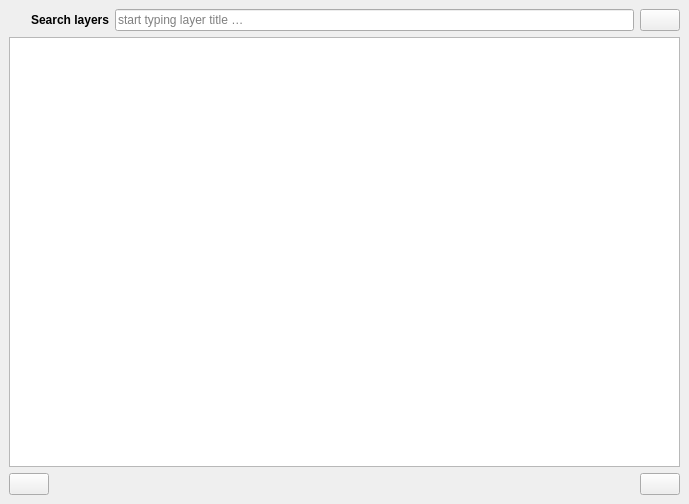
<?xml version="1.0" encoding="UTF-8"?>
<ui version="4.0">
 <class>NafiDockWidgetBase</class>
 <widget class="QDockWidget" name="NafiDockWidgetBase">
  <property name="geometry">
   <rect>
    <x>0</x>
    <y>0</y>
    <width>689</width>
    <height>504</height>
   </rect>
  </property>
  <property name="font">
   <font>
    <weight>75</weight>
    <bold>true</bold>
   </font>
  </property>
  <property name="windowIcon">
   <iconset resource="../resources.qrc">
    <normaloff>:/plugins/nafi/images/icon.png</normaloff>:/plugins/nafi/images/icon.png</iconset>
  </property>
  <property name="toolTip">
   <string>NAFI Fire Maps</string>
  </property>
  <property name="windowTitle">
   <string>NAFI Fire Maps</string>
  </property>
  <widget class="QWidget" name="dockWidgetContents">
   <layout class="QGridLayout" name="gridLayout">
    <item row="0" column="1" colspan="2">
     <widget class="QLineEdit" name="lineEdit">
      <property name="font">
       <font>
        <weight>50</weight>
        <bold>false</bold>
       </font>
      </property>
      <property name="placeholderText">
       <string>start typing layer title …</string>
      </property>
     </widget>
    </item>
    <item row="0" column="0">
     <widget class="QLabel" name="searchLabel">
      <property name="sizePolicy">
       <sizepolicy hsizetype="Fixed" vsizetype="Fixed">
        <horstretch>0</horstretch>
        <verstretch>0</verstretch>
       </sizepolicy>
      </property>
      <property name="minimumSize">
       <size>
        <width>100</width>
        <height>0</height>
       </size>
      </property>
      <property name="maximumSize">
       <size>
        <width>200</width>
        <height>16777215</height>
       </size>
      </property>
      <property name="font">
       <font>
        <weight>75</weight>
        <bold>true</bold>
       </font>
      </property>
      <property name="text">
       <string>&lt;html&gt;&lt;head/&gt;&lt;body&gt;&lt;p&gt;Search layers&lt;/p&gt;&lt;/body&gt;&lt;/html&gt;</string>
      </property>
      <property name="alignment">
       <set>Qt::AlignRight|Qt::AlignTrailing|Qt::AlignVCenter</set>
      </property>
     </widget>
    </item>
    <item row="1" column="0" colspan="4">
     <widget class="QTreeView" name="treeView"/>
    </item>
    <item row="0" column="3">
     <widget class="QPushButton" name="clearSearchButton">
      <property name="sizePolicy">
       <sizepolicy hsizetype="Fixed" vsizetype="Fixed">
        <horstretch>0</horstretch>
        <verstretch>0</verstretch>
       </sizepolicy>
      </property>
      <property name="toolTip">
       <string>Clear Search</string>
      </property>
      <property name="text">
       <string/>
      </property>
      <property name="icon">
       <iconset resource="../resources.qrc">
        <normaloff>:/plugins/nafi/images/backspace.png</normaloff>:/plugins/nafi/images/backspace.png</iconset>
      </property>
     </widget>
    </item>
    <item row="2" column="3">
     <widget class="QPushButton" name="aboutButton">
      <property name="sizePolicy">
       <sizepolicy hsizetype="Fixed" vsizetype="Fixed">
        <horstretch>0</horstretch>
        <verstretch>0</verstretch>
       </sizepolicy>
      </property>
      <property name="toolTip">
       <string>About NAFI …</string>
      </property>
      <property name="text">
       <string/>
      </property>
      <property name="icon">
       <iconset resource="../resources.qrc">
        <normaloff>:/plugins/nafi/images/info.png</normaloff>:/plugins/nafi/images/info.png</iconset>
      </property>
     </widget>
    </item>
    <item row="2" column="0">
     <widget class="QPushButton" name="dataButton">
      <property name="sizePolicy">
       <sizepolicy hsizetype="Fixed" vsizetype="Fixed">
        <horstretch>0</horstretch>
        <verstretch>0</verstretch>
       </sizepolicy>
      </property>
      <property name="toolTip">
       <string>Download NAFI data …</string>
      </property>
      <property name="text">
       <string/>
      </property>
      <property name="icon">
       <iconset resource="../resources.qrc">
        <normaloff>:/plugins/nafi/images/greenglobe.png</normaloff>:/plugins/nafi/images/greenglobe.png</iconset>
      </property>
     </widget>
    </item>
   </layout>
  </widget>
 </widget>
 <resources/>
 <connections/>
</ui>
